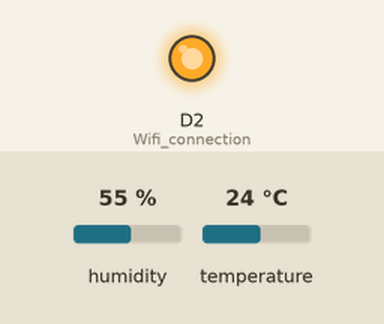
The sketch below on a simulated ESP8266 (NodeMCU). On the bench: output pins drawn as LEDs (lit = HIGH). The test bench sets the inputs (shaded band); at power-on: humidity 55 %, temperature 24 °C. WiFi joins after 1.5 s; servers stay silent unless stated; what the sketch prints to the serial monitor is not drawn.

Above: at 0.1 s.
At 1.6 s:
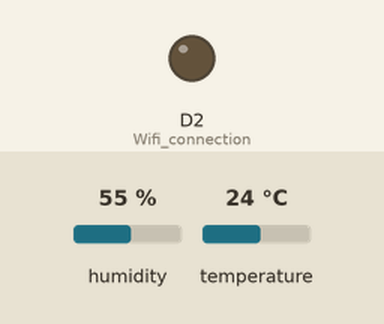
Timing chart, 0 to 3.3 s (numbered marks = the images above):
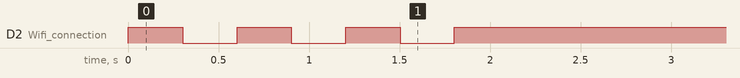

The sketch:

DHT.ino
```cpp
#define DHTTYPE DHT11
#include <DHT.h>
#include <ESP8266WiFi.h>
#include <FirebaseArduino.h>
#define Wifi_ssid "IIT Student WIFI"
#define password "#1234@abcd"
int Wifi_connection = 4;
DHT dht(D7,DHTTYPE);

uint8_t temperature,humidity;
void setup() {

  Serial.begin(9600); //Init serial communication
  // put your setup code here, to run once:
    pinMode(Wifi_connection, OUTPUT);
  //connect wifi
  Serial.println();
  Serial.println();
  Serial.print("connecting ");
  WiFi.begin(Wifi_ssid,password);// wifi SSID and the Password
  while(WiFi.status() != WL_CONNECTED){//making sure the device is connected to wifi
    digitalWrite(Wifi_connection, HIGH);
    delay(300);
    Serial.print(".");
    digitalWrite(Wifi_connection, LOW);
    delay(300);
  }
  Serial.println("");
  Serial.println("WiFi connected");
  digitalWrite(Wifi_connection, HIGH);
  Serial.println(WiFi.localIP());
  Firebase.begin("soilwateriit.firebaseio.com", "1DNvjjVMfsJXOoPpXHdmaGTp98EcpbYfHpsD8tlw");
  dht.begin(); // start the DHT11 sensor
  delay(1000);//giving time for sensor to get ready

}

void loop() {
  temperature = 1;
  humidity = dht.readHumidity();// reading humidity from the sensor and storing in to a variable
  Serial.print("Temperature ");
  Serial.print(temperature);// displaying temperature
  Serial.println("C");
  Serial.print("Humidity ");// displaying humidity
  Serial.print(humidity);
  Serial.println("%");
  Firebase.set("temp",temperature);
  Firebase.set("hum",humidity);
   if (Firebase.failed()) // Check for errors {

Serial.print("setting /number failed:");

Serial.println(Firebase.error());
 return;

  delay(1000);//managing the cloud traffic
}
```
